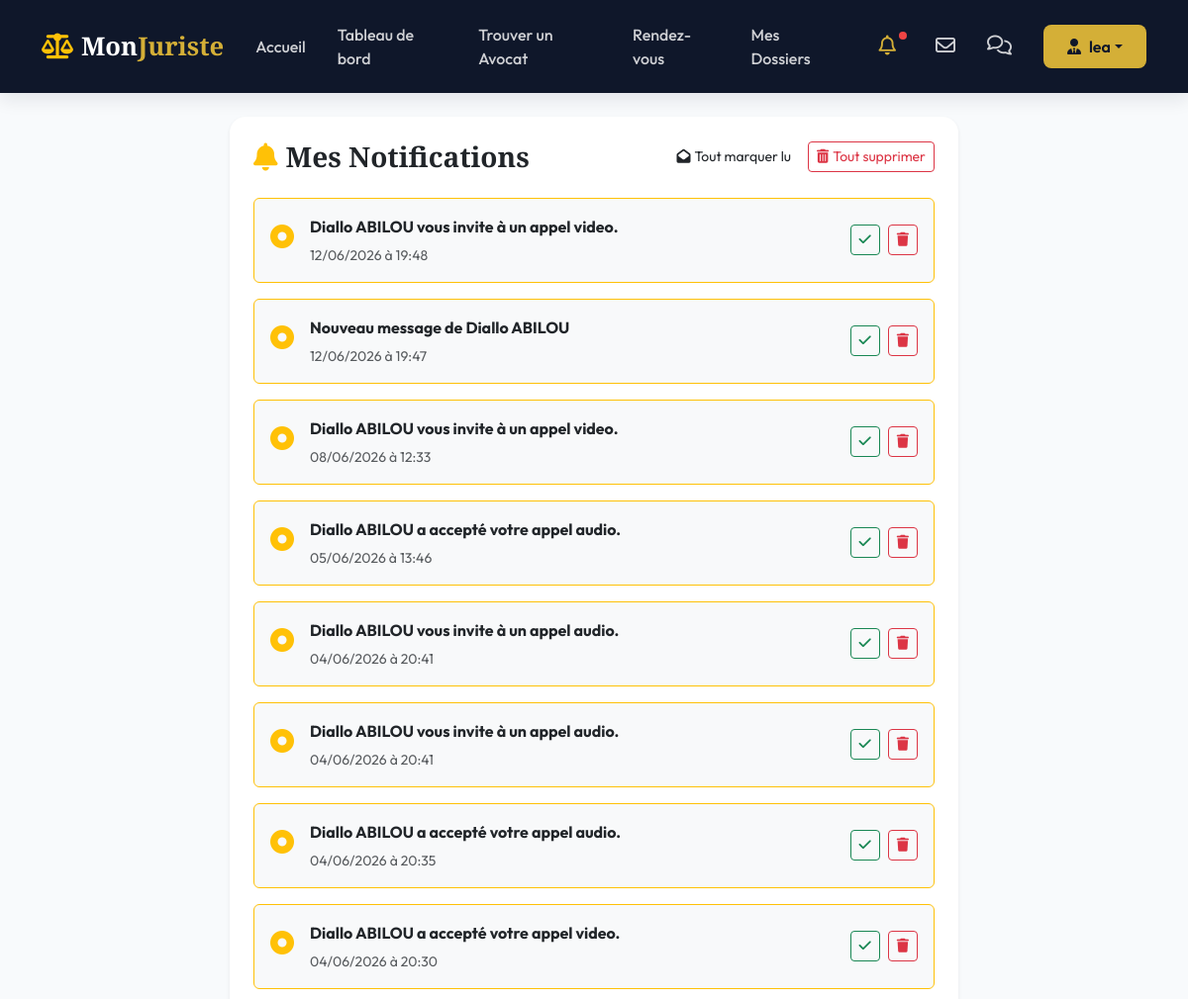
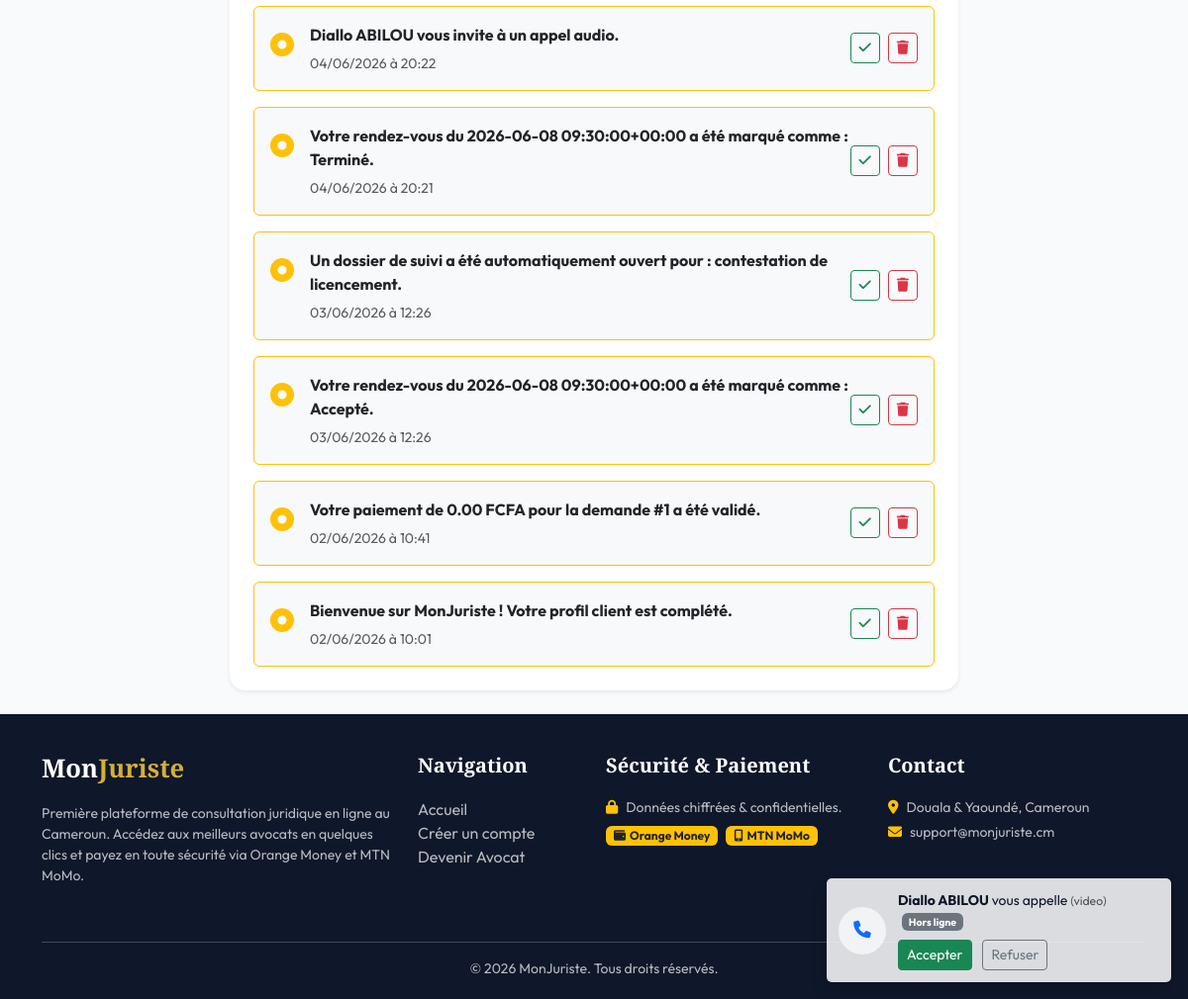
Page /notifications/ (signed in) on the committed database (2 pictures, top to bottom).
### monjuriste/models.py (models this page shows, shortened)
class User(AbstractUser):
    ROLE_CHOICES = (
        ('CLIENT', 'Client'),
        ('AVOCAT', 'Avocat'),
        ('ADMIN', 'Administrateur'),
    )
    role = models.CharField(max_length=20, choices=ROLE_CHOICES, default='CLIENT')
    telephone = models.CharField(max_length=20, blank=True, null=True)
    photo = models.ImageField(upload_to='profiles/', blank=True, null=True)

class Notification(models.Model):
    user = models.ForeignKey(User, on_delete=models.CASCADE, related_name='notifications')
    message = models.TextField()
    lu = models.BooleanField(default=False)
    created_at = models.DateTimeField(auto_now_add=True)
    class Meta:
        verbose_name = "Notification"
        verbose_name_plural = "Notifications"
        ordering = ['-created_at']

### monjuriste/views.py (the view)
# urls.py: path('notifications/', views.notifications_list, name='notifications_list'),
@login_required
def notifications_list(request):
    notifs = Notification.objects.filter(user=request.user)
    action = request.GET.get('action')
    if action == 'read_all':
        notifs.update(lu=True)
        messages.success(request, "Toutes les notifications ont été marquées comme lues.")
        return redirect('notifications_list')
    elif action == 'clear_all':
        notifs.delete()
        messages.success(request, "Toutes les notifications ont été supprimées.")
        return redirect('notifications_list')
    return render(request, 'client/notifications.html', {'notifications': notifs})

### templates/client/notifications.html (shortened to what this page needs)
{% extends 'base.html' %}
{% block content %}
<div class="container">
    <div class="row">
        <div class="col-lg-8 mx-auto">
            <div class="card border-0 shadow-sm p-4 bg-white" style="border-radius: 16px;">
                <div class="d-flex justify-content-between align-items-center mb-4">
                    <h3 class="font-serif mb-0"><i class="fa-solid fa-bell text-warning me-2"></i>Mes Notifications</h3>
                    {% if notifications %}
                        <div class="d-flex gap-2">
                            <a href="{% url 'notifications_list' %}?action=read_all" class="btn btn-sm btn-outline-navy"><i class="fa-solid fa-envelope-open me-1"></i>Tout marquer lu</a>
                            <a href="{% url 'notifications_list' %}?action=clear_all" class="btn btn-sm btn-outline-danger" onclick="return confirm('Supprimer toutes les notifications ?')"><i class="fa-solid fa-trash-can me-1"></i>Tout supprimer</a>
                        </div>
                    {% endif %}
                </div>
                <div class="d-flex flex-column gap-3">
                    {% for notif in notifications %}
                        <div class="d-flex justify-content-between align-items-center p-3 border rounded {% if not notif.lu %}bg-light border-warning{% else %}bg-white{% endif %}" style="transition: var(--transition);">
                            <div class="d-flex align-items-start gap-3">
                                <div class="fs-4 text-warning mt-1">
                                    <i class="fa-solid {% if not notif.lu %}fa-circle-dot{% else %}fa-envelope-open{% endif %}"></i>
                                </div>
                                <div>
                                    <p class="mb-1 {% if not notif.lu %}fw-bold{% endif %}">{{ notif.message }}</p>
                                    <span class="small text-muted">{{ notif.created_at|date:"d/m/Y à H:i" }}</span>
                                </div>
                            </div>
                            <div class="d-flex gap-2">
                                {% if not notif.lu %}
                                    <a href="{% url 'mark_notification_read' notif.id %}" class="btn btn-sm btn-outline-success" title="Marquer comme lu"><i class="fa-solid fa-check"></i></a>
                                {% endif %}
                                <a href="{% url 'delete_notification' notif.id %}" class="btn btn-sm btn-outline-danger" title="Supprimer"><i class="fa-solid fa-trash"></i></a>
                            </div>
                        </div>
                    {% empty %}
                        <div class="text-center py-5 text-muted">
                            <i class="fa-solid fa-bell-slash display-4 mb-3"></i>
                            <p class="mb-0">Vous n'avez aucune notification pour le moment.</p>
                        </div>
                    {% endfor %}
                </div>
            </div>
        </div>
    </div>
</div>
{% endblock %}

### templates/base.html (shortened to what this page needs)
<!DOCTYPE html>
<html lang="fr">
<head>
    <link href="https://cdn.jsdelivr.net/npm/bootstrap@5.3.2/dist/css/bootstrap.min.css" rel="stylesheet">
    <link href="https://cdnjs.cloudflare.com/ajax/libs/font-awesome/6.4.2/css/all.min.css" rel="stylesheet">
    {% load static %}
    <link rel="stylesheet" href="{% static 'css/style.css' %}">
</head>
<body>
    <nav class="navbar navbar-expand-lg navbar-dark navbar-custom sticky-top">
        <div class="container">
            <a class="navbar-brand font-serif" href="{% url 'visitor_index' %}">
                <i class="fa-solid fa-scale-balanced me-2 text-warning"></i>Mon<span>Juriste</span>
            </a>
            <div class="collapse navbar-collapse" id="navbarNav">
                <ul class="navbar-nav ms-auto align-items-center">
                    <li class="nav-item">
                        <a class="nav-link {% if request.resolver_match.url_name == 'visitor_index' %}active{% endif %}" href="{% url 'visitor_index' %}">Accueil</a>
                    </li>
                    {% if user.is_authenticated %}
                        {% if user.role == 'CLIENT' %}
                            <li class="nav-item">
                                <a class="nav-link {% if 'client/dashboard' in request.path %}active{% endif %}" href="{% url 'client_dashboard' %}">Tableau de bord</a>
                            </li>
                            <li class="nav-item">
                                <a class="nav-link {% if 'client/avocats' in request.path %}active{% endif %}" href="{% url 'avocat_list' %}">Trouver un Avocat</a>
                            </li>
                            <li class="nav-item">
                                <a class="nav-link {% if 'client/rendezvous' in request.path %}active{% endif %}" href="{% url 'rendezvous_list_client' %}">Rendez-vous</a>
                            </li>
                            <li class="nav-item">
                                <a class="nav-link {% if 'client/dossiers' in request.path %}active{% endif %}" href="{% url 'dossier_list_client' %}">Mes Dossiers</a>
                            </li>
                        {% endif %}
                        <li class="nav-item position-relative mx-2">
                            <a class="nav-link {% if 'notifications' in request.path %}active{% endif %}" href="{% url 'notifications_list' %}">
                                <i class="fa-regular fa-bell fs-5"></i>
                                {% if user.notifications.all %}
                                    <span class="notification-dot"></span>
                                {% endif %}
                            </a>
                        </li>
                        <li class="nav-item">
                            <a class="nav-link {% if 'emails' in request.path %}active{% endif %}" href="{% url 'emails_list' %}" title="Mes Emails reçus">
                                <i class="fa-regular fa-envelope fs-5"></i>
                            </a>
                        </li>
                        <li class="nav-item">
                            <a class="nav-link {% if 'messages' in request.path %}active{% endif %}" href="{% url 'conversation_list' %}" title="Mes Discussions">
                                <i class="fa-regular fa-comments fs-5"></i>
                            </a>
                        </li>
                        <li class="nav-item dropdown ms-3">
                            <a class="btn btn-gold dropdown-toggle d-flex align-items-center" href="#" role="button" data-bs-toggle="dropdown">
                                <i class="fa-solid fa-user-tie me-2"></i>{{ user.first_name|default:user.username }}
                            </a>
                        </li>
                    {% endif %}
                </ul>
            </div>
        </div>
    </nav>
    <main class="py-4">
        {% block content %}{% endblock %}
    </main>
    <footer>
        <div class="container">
            <div class="row">
                <div class="col-md-4 mb-4">
                    <h5 class="navbar-brand">Mon<span>Juriste</span></h5>
                    <p class="small">Première plateforme de consultation juridique en ligne au Cameroun. Accédez aux meilleurs avocats en quelques clics et payez en toute sécurité via Orange Money et MTN MoMo.</p>
                </div>
                <div class="col-md-2 mb-4">
                    <h5>Navigation</h5>
                    <ul class="list-unstyled">
                        <li><a href="{% url 'visitor_index' %}">Accueil</a></li>
                        <li><a href="{% url 'register' %}">Créer un compte</a></li>
                        <li><a href="{% url 'lawyer_register' %}">Devenir Avocat</a></li>
                    </ul>
                </div>
                <div class="col-md-3 mb-4">
                    <h5>Sécurité & Paiement</h5>
                    <p class="small mb-2"><i class="fa-solid fa-lock text-warning me-2"></i>Données chiffrées & confidentielles.</p>
                    <div class="d-flex gap-2">
                        <span class="badge bg-warning text-dark px-2 py-1"><i class="fa-solid fa-wallet me-1"></i>Orange Money</span>
                        <span class="badge bg-warning text-dark px-2 py-1"><i class="fa-solid fa-mobile-screen me-1"></i>MTN MoMo</span>
                    </div>
                </div>
                <div class="col-md-3 mb-4">
                    <h5>Contact</h5>
                    <p class="small mb-1"><i class="fa-solid fa-location-dot me-2 text-warning"></i>Douala & Yaoundé, Cameroun</p>
                    <p class="small mb-1"><i class="fa-solid fa-envelope me-2 text-warning"></i>support@monjuriste.cm</p>
                </div>
            </div>
            <hr class="bg-secondary">
            <div class="row mt-3 text-center">
                <div class="col-12">
                    <p class="small mb-0">&copy; 2026 MonJuriste. Tous droits réservés.</p>
                </div>
            </div>
        </div>
    </footer>
    {% block extra_js %}
    {% if user.is_authenticated %}
    <div id="incoming-call-toasts" aria-live="polite" aria-atomic="true"></div>
    {% endif %}
    {% endblock %}
</body>
</html>

### static/css/style.css (style rules this page uses)
:root { --primary: #0F172A; --primary-light: #1E293B; --accent: #D4AF37; --accent-hover: #C5A028; --accent-light: #FCE8B2; --secondary: #475569; --success: #10B981; --warning: #F59E0B; --danger: #EF4444; --info: #3B82F6; --light-bg: #F8FAFC; --white: #FFFFFF; --glass-bg: rgba(255, 255, 255, 0.85); --glass-border: rgba(255, 255, 255, 0.4); --shadow-sm: 0 2px 4px rgba(15, 23, 42, 0.05); --shadow-md: 0 8px 16px rgba(15, 23, 42, 0.08); --shadow-lg: 0 16px 32px rgba(15, 23, 42, 0.12); --transition: all 0.3s cubic-bezier(0.4, 0, 0.2, 1); --font-serif: 'Playfair Display', Georgia, serif; --font-sans: 'Outfit', sans-serif; }
body { font-family: var(--font-sans); background-color: var(--light-bg); color: var(--primary); min-height: 100vh; display: flex; flex-direction: column; overflow-x: hidden; }
h1, h2, h3, h4, h5, h6 { font-weight: 700; }
.font-serif { font-family: var(--font-serif); }
.btn-gold { background-color: var(--accent); color: var(--primary); border: none; font-weight: 600; padding: 10px 24px; border-radius: 8px; transition: var(--transition); }
.navbar-custom { background-color: var(--primary); box-shadow: var(--shadow-md); padding: 15px 0; }
.navbar-brand { font-family: var(--font-serif); font-size: 1.6rem; font-weight: 700; color: var(--white) !important; }
.navbar-brand span { color: var(--accent); }
.nav-link { color: rgba(255, 255, 255, 0.8) !important; font-weight: 500; margin: 0 8px; transition: var(--transition); }
.nav-link:hover, .nav-link.active { color: var(--accent) !important; }
footer { background-color: var(--primary); color: rgba(255, 255, 255, 0.7); padding: 40px 0 20px 0; margin-top: auto; }
footer h5 { color: var(--white); font-family: var(--font-serif); margin-bottom: 20px; }
footer a { color: rgba(255, 255, 255, 0.7); text-decoration: none; transition: var(--transition); }
.notification-dot { position: absolute; top: 5px; right: 5px; width: 8px; height: 8px; background-color: var(--danger); border-radius: 50%; }

### templates/base.html (style rules this page uses)
#incoming-call-toasts { position: fixed; right: 1rem; bottom: 1rem; z-index: 1100; }

### rows in the picture
User: first_name "lea"
Notification: lu False (drawn), message "Diallo ABILOU vous invite à un appel video.", created_at "12/06/2026 à 19:48"
Notification: lu False (drawn), message "Nouveau message de Diallo ABILOU", created_at "12/06/2026 à 19:47"
Notification: lu False (drawn), message "Diallo ABILOU vous invite à un appel video.", created_at "08/06/2026 à 12:33"
Notification: lu False (drawn), message "Diallo ABILOU a accepté votre appel audio.", created_at "05/06/2026 à 13:46"
Notification: lu False (drawn), message "Diallo ABILOU vous invite à un appel audio.", created_at "04/06/2026 à 20:41"
Notification: lu False (drawn), message "Diallo ABILOU vous invite à un appel audio.", created_at "04/06/2026 à 20:41"
Notification: lu False (drawn), message "Diallo ABILOU a accepté votre appel audio.", created_at "04/06/2026 à 20:35"
Notification: lu False (drawn), message "Diallo ABILOU a accepté votre appel video.", created_at "04/06/2026 à 20:30"
Notification: lu False (drawn), message "Diallo ABILOU vous invite à un appel audio.", created_at "04/06/2026 à 20:22"
Notification: lu False (drawn), message "Votre rendez-vous du 2026-06-08 09:30:00+00:00 a été marqué comme : Terminé.", created_at "04/06/2026 à 20:21"
Notification: lu False (drawn), message "Un dossier de suivi a été automatiquement ouvert pour : contestation de licencement.", created_at "03/06/2026 à 12:26"
Notification: lu False (drawn), message "Votre rendez-vous du 2026-06-08 09:30:00+00:00 a été marqué comme : Accepté.", created_at "03/06/2026 à 12:26"
Notification: lu False (drawn), message "Votre paiement de 0.00 FCFA pour la demande #1 a été validé.", created_at "02/06/2026 à 10:41"
Notification: lu False (drawn), message "Bienvenue sur MonJuriste ! Votre profil client est complété.", created_at "02/06/2026 à 10:01"
